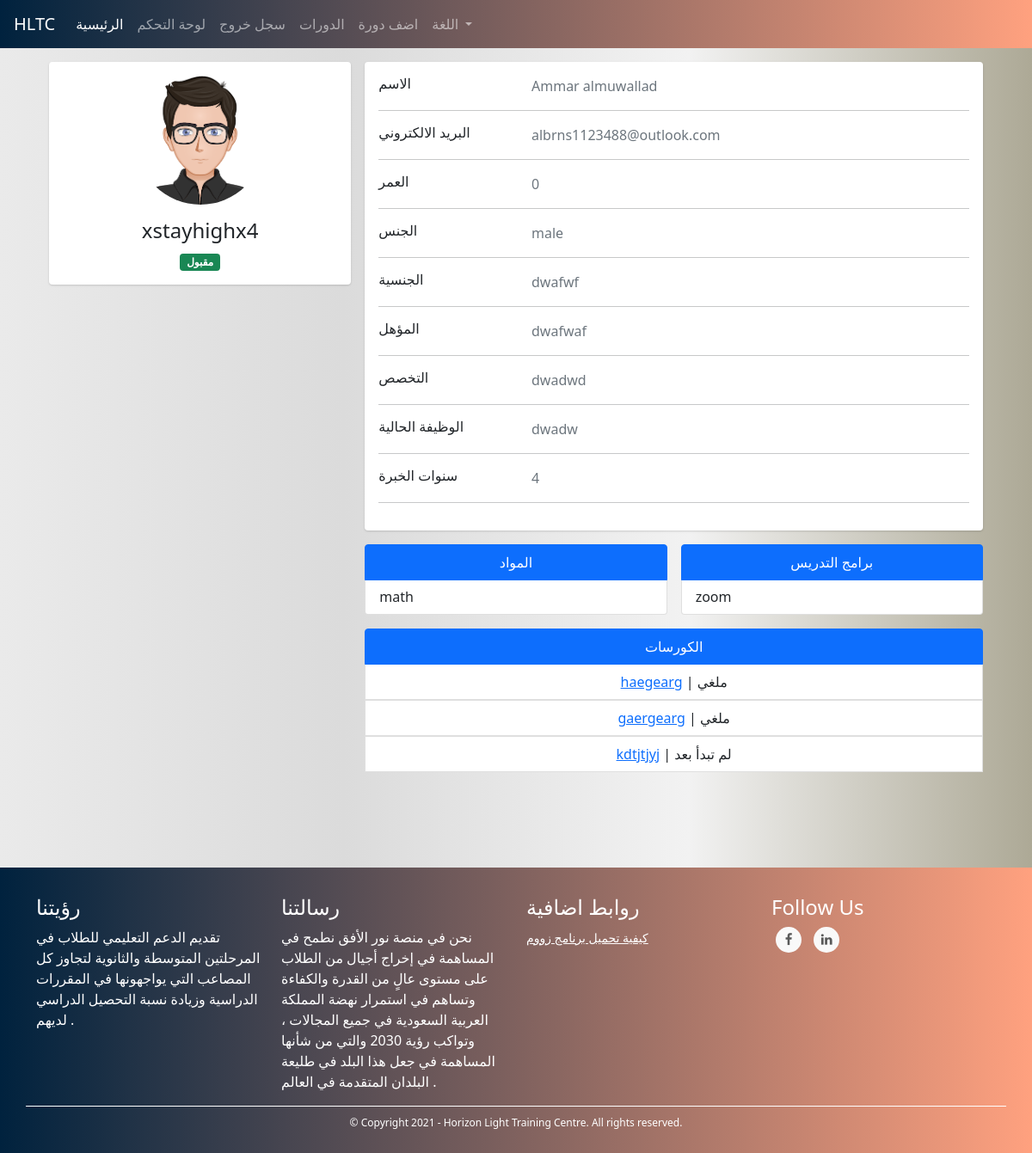
Before: /admins/user/3 (signed in) with the older database file.
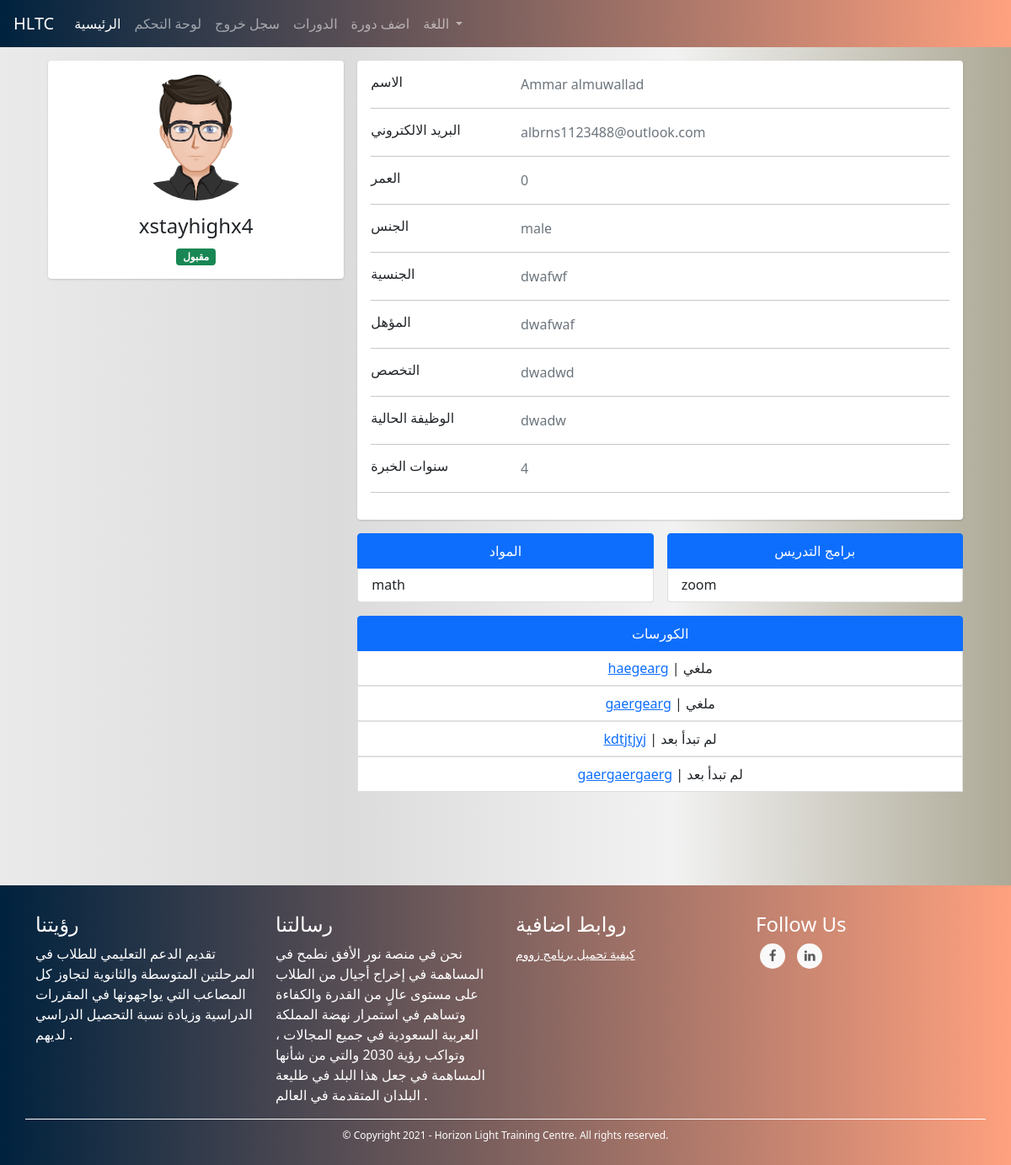
After: the same page with the newer database file.
### TUTOR/models.py (models this page shows, shortened)
class CourseModel(db.Model):
    id = db.Column(db.Integer, primary_key=True)
    name = db.Column(db.String(130), nullable=False)
    description = db.Column(db.String(1000), nullable=False)
    subject = db.Column(db.String(), nullable=False)
    price = db.Column(db.Integer, nullable=False)
    min_students = db.Column(db.Integer, nullable=False)
    max_students = db.Column(db.Integer, nullable=False)
    currency = db.Column(db.String(3), nullable=False)
    began = db.Column(db.Boolean, nullable=False, default=False)
    ended = db.Column(db.Boolean, nullable=False, default=False)
    course_type = db.Column(db.Integer, nullable=False) # 1 for start when min number # 2 for start with min and date
    _period = db.Column(db.Integer, nullable=True) # days
    _start_date = db.Column(db.DateTime, nullable=True)
    _end_date = db.Column(db.DateTime, nullable=True)
    links = db.Column(db.String(), nullable=False) # {"zoom_for_tutor": "link", "zoom_for_students": "link", ...}
    weekly_time_table_json  = db.Column(db.String(1000), nullable=False) # {"saturday": {"from": ..., "to": ...}, ...}
    _state = db.Column(db.String(), nullable=False, default=json.dumps({"state_code": 1, "state_string": "لم تبدأ بعد", "allowed_actions": ["join", "view", "start", "cancel"]})) # {"state_code": 2, "state_string": "قائم", "allowed_actions": ["view", "end"]} {"state_code": 3, "state_string": "انتهى", "allowed_actions": ["delete"]} {"state_code": 4, "state_string": "ملغي", "allowed_actions": ["delete"]}
    number_of_students_paid = db.Column(db.Integer, nullable=False, default=0)
    have_sent_first_payment_emails = db.Column(db.Boolean, nullable=False, default=False)
    created_by_admin = db.Column(db.Boolean, nullable=False)
    creation_date = db.Column(db.DateTime, nullable=False, default=datetime.utcnow)
    payment_model = db.relationship('PaymentModel', backref='course', uselist=False)
    tutor_data_model_id = db.Column(db.Integer, db.ForeignKey('tutor_data_model.id'),
        nullable=False)
    def link(self, name):
        return json.loads(self.links)[name]
    @property
    def state(self): # hold the course's state for example (is it runnung or hasn't began yet...) this helps with determaning what to do with the couse next for example (if it's running we should look into if it should end)
        return json.loads(self._state)
    def start(self):
        self.began = True
        self._state = json.dumps({"state_code": 2, "state_string": "قائم", "allowed_actions": ["view", "end", "cancel"]})
        if self.course_type == 1:
            now = datetime.date(datetime.utcnow())
            self._start_date = now
            self._end_date = now + timedelta(days=self.period)
        db.session.commit()
        for sdm in self.students: # the paymetn is when a student joins not when the course begins bcz the course wont begin if students didn't pay
            send_student_course_start_email(sdm.user, self)
        send_tutor_course_start_email(self.tutor.user, self)
        return True
    def end(self):
        self.ended = True
        self._state = json.dumps({"state_code": 3, "state_string": "انتهى", "allowed_actions": ["delete"]})
        db.session.commit()
        for sdm in self.students:
            send_student_course_ended_email(sdm.user, self)
        send_tutor_course_ended_email(self.tutor.user, self)
        return True
    def cancel(self):
        self._state = json.dumps({"state_code": 4, "state_string": "ملغي", "allowed_actions": ["delete"]})
        db.session.commit()
        self.payment_model.refund_all()
        for sdm in self.students:
            send_student_course_canceled_email(sdm.user, self)
        send_tutor_course_canceled_email(self.tutor.user, self)

### TUTOR/ADMINISTRATION/routes.py (the view)
@admins_blueprint.route("/admins/user/<user_id>", methods=["GET"])
@login_required(ADMIN_TYPES)
def user_detailed_view(user_id): # admin only
    user = UserModel.query.get(user_id)
    user_type = user.user_type
    if user_type == "tutor":
        return render_template("admins/users/new_tutor.html", user=user)
    elif user_type == "student":
        return render_template("admins/users/new_student.html", user=user)
    elif user_type in ADMIN_TYPES:
        return render_template("admins/users/new_admin.html", user=user)

### TUTOR/ADMINISTRATION/routes.py (called while the page is built)
@admins_blueprint.context_processor
def utility_processor():
    return dict(get_language_text=LngObj.get_language_text, get_current_page_language_list=LngObj.get_current_page_language_list, languages=LANGUAGES, admin_types=ADMIN_TYPES, settings=SiteSettingsModel.instance())

### TUTOR/models.py (called while the page is built)
@login_manager.user_loader
def load_user(user_id):
    return UserModel.query.get(int(user_id))

    @property
    def full_name(self):
        return self.first_name + " " + self.last_name

    @property
    def gender(self):
        return "male" if self._gender else "female"

    @property
    def age(self):
        return int((datetime.date(datetime.utcnow()) - datetime.date(self.date_of_birth)).days / 365)

    @property
    def subjects(self):
        return json.loads(self._subjects)

    @property
    def tools_used_for_online_tutoring(self):
        return json.loads(self._tools_used_for_online_tutoring)

    @classmethod
    def instance(cls):
        return cls.query.get(1)

### TUTOR/templates/admins/users/new_tutor.html (shortened to what the changed rows need)
{% extends "template.html" %}
{% block content %}
<link rel="stylesheet" href="{{ url_for('static', filename='css/students/profile.css') }}">
<div class="container">
    <div class="main-body">
          <div class="row gutters-sm">
            <div class="col-md-8">
              <div class="row gutters-sm">
                <div class="col-sm-6 mb-3">
                    <ul class="list-group">
                        <li class="list-group-item active" aria-current="true"><center>المواد</center></li>
                        {% for subject in user.tutor_data_model.subjects %}
                        <li class="list-group-item">{{ subject }}</li>
                        {% endfor %}
                      </ul>
                </div>
                <div class="col-sm-6 mb-3">
                    <ul class="list-group">
                        <li class="list-group-item active" aria-current="true"><center>برامج التدريس</center></li>
                        {% for tool in user.tutor_data_model.tools_used_for_online_tutoring %}
                        <li class="list-group-item">{{ tool }}</li>
                        {% endfor %}
                      </ul>
                </div>
              <div class="col-sm-12 mb-6">
                <ul class="list-group">
                    {% for course in user.tutor_data_model.courses %}
                    <center><li class="list-group-item"><a href="{{ url_for('courses_blueprint.course', course_id=course.id) }}">{{ course.name }}</a> | {{ course.state.state_string }}</li></center>
                    {% endfor %}
                  </ul>
            </div>
        </div>
            </div>
          </div>
        </div>
    </div>
    <br><br><br><br>
{% endblock %}

Changed rows visible on the page:
added CourseModel: name "gaergaergaerg", state.state_string "لم تبدأ بعد"
